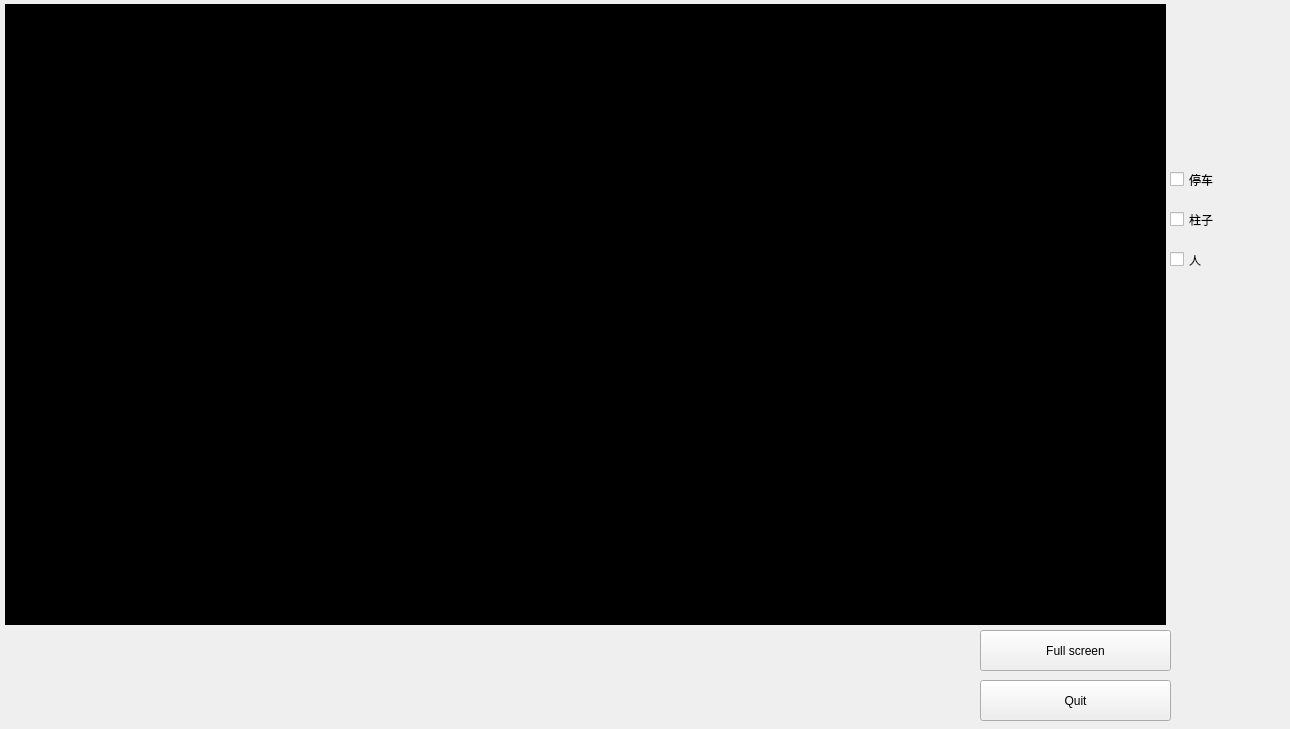
<?xml version="1.0" encoding="UTF-8"?>
<ui version="4.0">
 <class>TheStreamerClient</class>
 <widget class="QMainWindow" name="TheStreamerClient">
  <property name="geometry">
   <rect>
    <x>0</x>
    <y>0</y>
    <width>1290</width>
    <height>729</height>
   </rect>
  </property>
  <property name="windowTitle">
   <string>Sender</string>
  </property>
  <widget class="QWidget" name="centralWidget">
   <widget class="QLabel" name="lblImage">
    <property name="geometry">
     <rect>
      <x>5</x>
      <y>4</y>
      <width>1161</width>
      <height>621</height>
     </rect>
    </property>
    <property name="styleSheet">
     <string notr="true">background-color: black</string>
    </property>
    <property name="text">
     <string/>
    </property>
   </widget>
   <widget class="QCheckBox" name="checkBox">
    <property name="geometry">
     <rect>
      <x>1170</x>
      <y>170</y>
      <width>91</width>
      <height>19</height>
     </rect>
    </property>
    <property name="text">
     <string>停车</string>
    </property>
   </widget>
   <widget class="QCheckBox" name="checkBox_2">
    <property name="geometry">
     <rect>
      <x>1170</x>
      <y>210</y>
      <width>91</width>
      <height>19</height>
     </rect>
    </property>
    <property name="text">
     <string>柱子</string>
    </property>
   </widget>
   <widget class="QCheckBox" name="checkBox_3">
    <property name="geometry">
     <rect>
      <x>1170</x>
      <y>250</y>
      <width>91</width>
      <height>19</height>
     </rect>
    </property>
    <property name="text">
     <string>人</string>
    </property>
   </widget>
   <widget class="QPushButton" name="btnFS">
    <property name="geometry">
     <rect>
      <x>980</x>
      <y>630</y>
      <width>191</width>
      <height>41</height>
     </rect>
    </property>
    <property name="text">
     <string>Full screen</string>
    </property>
   </widget>
   <widget class="QPushButton" name="btnQuit">
    <property name="geometry">
     <rect>
      <x>980</x>
      <y>680</y>
      <width>191</width>
      <height>41</height>
     </rect>
    </property>
    <property name="text">
     <string>Quit</string>
    </property>
   </widget>
  </widget>
 </widget>
 <layoutdefault spacing="6" margin="11"/>
 <resources/>
 <connections/>
</ui>
